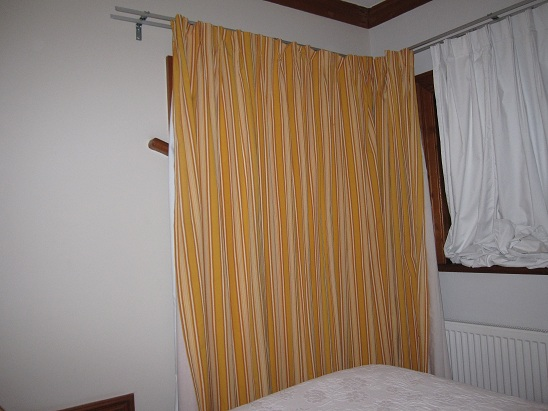
//> input picture trunk/examples/12_AIS/matching/2.JPG, 548 x 411 px
$ ./fusion 2.JPG 3.JPG   (built with g++ and OpenCV 4)
//> lines starting //> are read from the running program, lines starting //| are printed output that depends on the picture
#include <stdio.h>
#include "opencv2/core/core.hpp"
#include "opencv2/features2d/features2d.hpp"
#include "opencv2/highgui/highgui.hpp"

using namespace cv;

void help()
{
	printf("\nThis program demonstrates using features2d detector, descriptor extractor and simple matcher\n"
			"Using the SURF desriptor:\n"
			"\n"
			"Usage:\n matcher_simple <image1> <image2>\n");
}

int main(int argc, char** argv)
{
	if(argc != 3)
	{
		help();
		return -1;
	}

	Mat img1 = imread(argv[1], CV_LOAD_IMAGE_GRAYSCALE);
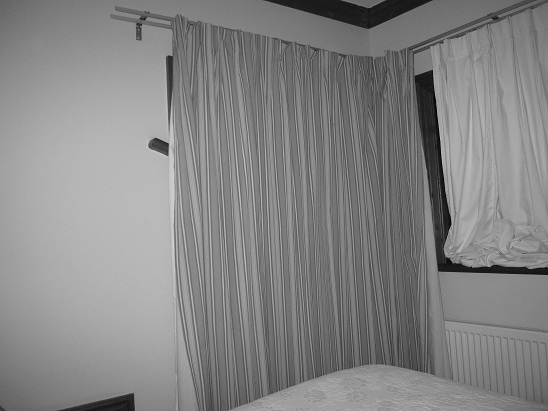
//> img1: 411 rows x 548 cols, CV_8UC1; min 0, max 209, mean 132.7
	Mat img2 = imread(argv[2], CV_LOAD_IMAGE_GRAYSCALE);
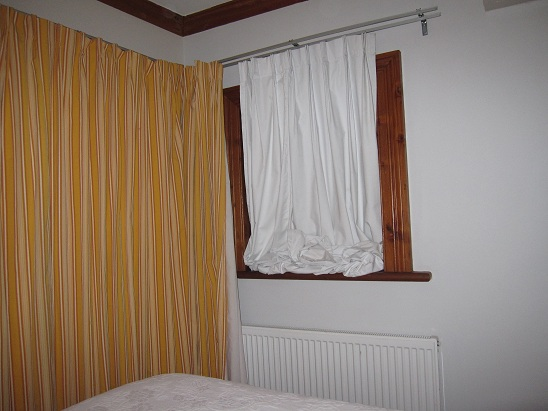
//> input picture trunk/examples/12_AIS/matching/3.JPG, 548 x 411 px
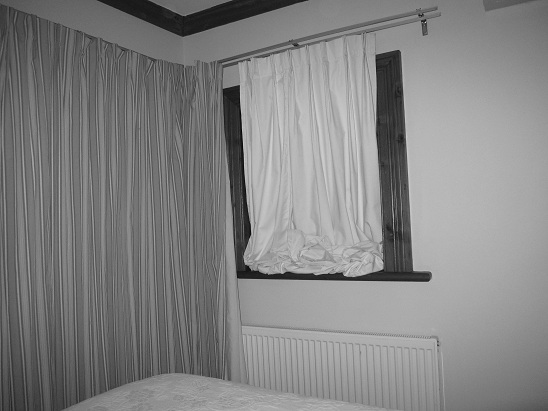
//> img2: 411 rows x 548 cols, CV_8UC1; min 0, max 220, mean 130.9
	if(img1.empty() || img2.empty())
	{
		printf("Can't read one of the images\n");
		return -1;
	}

	// detecting keypoints
//> (the run ends here: the program needs code that is not available in this run, at `SurfFeatureDetector detector(400);`)
